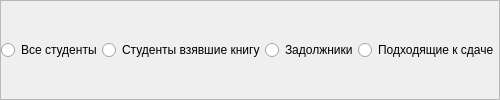
             <widget class="QFrame" name="frame_radioButton_users">
              <property name="frameShape">
               <enum>QFrame::StyledPanel</enum>
              </property>
              <property name="frameShadow">
               <enum>QFrame::Raised</enum>
              </property>
              <layout class="QHBoxLayout" name="horizontalLayout_8">
               <property name="spacing">
                <number>0</number>
               </property>
               <property name="leftMargin">
                <number>0</number>
               </property>
               <property name="topMargin">
                <number>0</number>
               </property>
               <property name="rightMargin">
                <number>0</number>
               </property>
               <property name="bottomMargin">
                <number>0</number>
               </property>
               <item>
                <widget class="QRadioButton" name="radioButton_all_users">
                 <property name="sizePolicy">
                  <sizepolicy hsizetype="Fixed" vsizetype="Fixed">
                   <horstretch>0</horstretch>
                   <verstretch>0</verstretch>
                  </sizepolicy>
                 </property>
                 <property name="cursor">
                  <cursorShape>PointingHandCursor</cursorShape>
                 </property>
                 <property name="text">
                  <string>Все студенты</string>
                 </property>
                 <property name="checked">
                  <bool>false</bool>
                 </property>
                </widget>
               </item>
               <item>
                <widget class="QRadioButton" name="radioButton_user_take_book">
                 <property name="sizePolicy">
                  <sizepolicy hsizetype="Fixed" vsizetype="Fixed">
                   <horstretch>0</horstretch>
                   <verstretch>0</verstretch>
                  </sizepolicy>
                 </property>
                 <property name="cursor">
                  <cursorShape>PointingHandCursor</cursorShape>
                 </property>
                 <property name="text">
                  <string>Студенты взявшие книгу</string>
                 </property>
                 <property name="checked">
                  <bool>false</bool>
                 </property>
                </widget>
               </item>
               <item>
                <widget class="QRadioButton" name="radioButton_debtors">
                 <property name="sizePolicy">
                  <sizepolicy hsizetype="Fixed" vsizetype="Fixed">
                   <horstretch>0</horstretch>
                   <verstretch>0</verstretch>
                  </sizepolicy>
                 </property>
                 <property name="cursor">
                  <cursorShape>PointingHandCursor</cursorShape>
                 </property>
                 <property name="text">
                  <string>Задолжники</string>
                 </property>
                </widget>
               </item>
               <item>
                <widget class="QRadioButton" name="radioButton_suitable_delivery">
                 <property name="sizePolicy">
                  <sizepolicy hsizetype="Fixed" vsizetype="Fixed">
                   <horstretch>0</horstretch>
                   <verstretch>0</verstretch>
                  </sizepolicy>
                 </property>
                 <property name="cursor">
                  <cursorShape>PointingHandCursor</cursorShape>
                 </property>
                 <property name="text">
                  <string>Подходящие к сдаче</string>
                 </property>
                </widget>
               </item>
              </layout>
             </widget>
